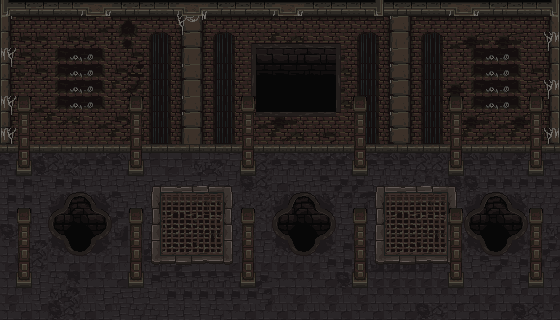

This is a level from a 2D game, rendered from its Tiled map with the project's own tilesets. A one-line summary and the map file follow, with tile-layer data summarised:
An orthogonal 35x20 tile map with 16x16 px tiles, 4 tile layers (Piso, ObjetosPiso, Paredes, ObjetosParedes) and 4 objects.

<map version="1.9" tiledversion="1.9.0" orientation="orthogonal" renderorder="right-down" width="35" height="20" tilewidth="16" tileheight="16" infinite="0" nextlayerid="8" nextobjectid="7">
 <tileset firstgid="1" source="Tileset/Buildings.tsx" />
 <layer id="1" name="Piso" width="35" height="20" locked="1">
  <data>[700 cells, 699 non-empty, 38 distinct tile ids]</data>
 </layer>
 <layer id="4" name="ObjetosPiso" width="35" height="20">
  <data>[700 cells, 142 non-empty, 61 distinct tile ids]</data>
 </layer>
 <objectgroup id="6" name="Posiciones">
  <object id="1" x="176" y="240" />
  <object id="2" x="400" y="240" />
 </objectgroup>
 <objectgroup id="7" name="Hud">
  <object id="4" x="160" y="288" />
  <object id="5" x="384" y="288" />
 </objectgroup>
 <layer id="2" name="Paredes" width="35" height="20">
  <data>[700 cells, 323 non-empty, 44 distinct tile ids]</data>
 </layer>
 <layer id="3" name="ObjetosParedes" width="35" height="20">
  <data>[700 cells, 225 non-empty, 75 distinct tile ids]</data>
 </layer>
</map>
